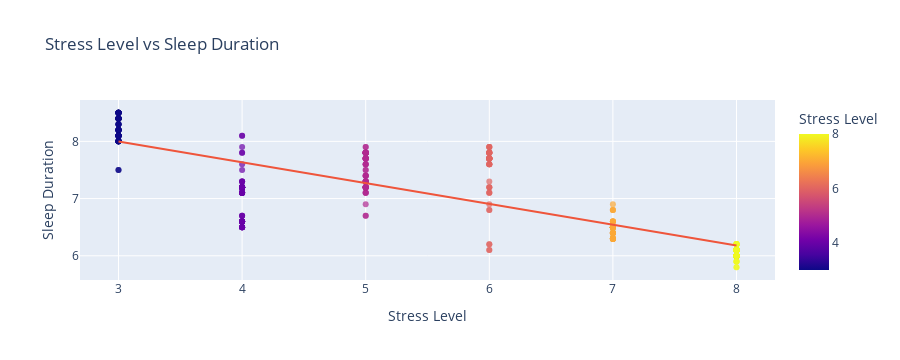

The notebook cell saved with this chart:
### Markdown cell above
### Stress Level vs Sleep Duration

### Code cell
fig = px.scatter(df, x="Stress Level", y="Sleep Duration", trendline="ols", title="Stress Level vs Sleep Duration", opacity=0.7, color="Stress Level",)
fig.show()

### Figure 1 — Plotly figure (JSON) as saved in the notebook; plotly's stock layout.template omitted (floating-point values rounded to 4 significant figures; data arrays with more than 128 entries replaced by an {"elided": "..."} marker saying what was removed)
{"data": [{"hovertemplate": "Stress Level=%{marker.color}<br>Sleep Duration=%{y}<extra></extra>", "legendgroup": "", "marker": {"color": {"elided": "374 int values"}, "coloraxis": "coloraxis", "opacity": 0.7, "symbol": "circle"}, "mode": "markers", "name": "", "orientation": "v", "showlegend": false, "type": "scatter", "x": {"elided": "374 int values"}, "xaxis": "x", "y": {"elided": "374 float values"}, "yaxis": "y"}, {"hovertemplate": "<b>OLS trendline</b><br>Sleep Duration = -0.363644 * Stress Level + 9.09032<br>R<sup>2</sup>=0.657758<br><br>Stress Level=%{x}<br>Sleep Duration=%{y} <b>(trend)</b><extra></extra>", "legendgroup": "", "marker": {"symbol": "circle"}, "mode": "lines", "name": "", "showlegend": false, "type": "scatter", "x": {"elided": "374 int values"}, "xaxis": "x", "y": {"elided": "374 float values"}, "yaxis": "y"}], "layout": {"coloraxis": {"colorbar": {"title": {"text": "Stress Level"}}, "colorscale": [[0, "#0d0887"], [0.1111, "#46039f"], [0.2222, "#7201a8"], [0.3333, "#9c179e"], [0.4444, "#bd3786"], [0.5556, "#d8576b"], [0.6667, "#ed7953"], [0.7778, "#fb9f3a"], [0.8889, "#fdca26"], [1, "#f0f921"]]}, "height": 360, "legend": {"tracegroupgap": 0}, "title": {"text": "Stress Level vs Sleep Duration"}, "xaxis": {"anchor": "y", "autorange": true, "domain": [0, 1], "range": [2.674, 8.326], "title": {"text": "Stress Level"}, "type": "linear"}, "yaxis": {"anchor": "x", "autorange": true, "domain": [0, 1], "range": [5.577, 8.723], "title": {"text": "Sleep Duration"}, "type": "linear"}}}
